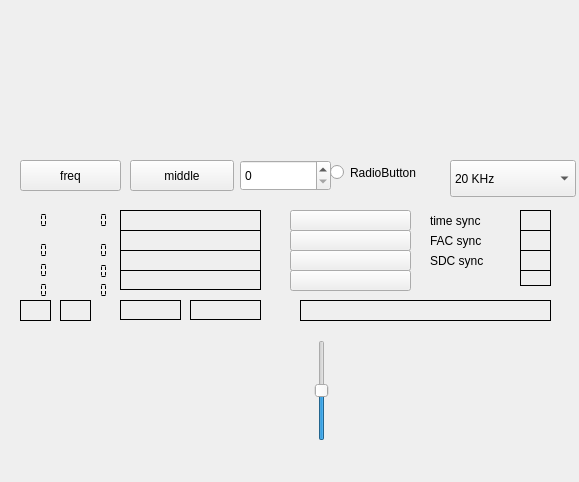
<?xml version="1.0" encoding="UTF-8"?>
<ui version="4.0">
 <class>drmdecoder</class>
 <widget class="QWidget" name="drmdecoder">
  <property name="geometry">
   <rect>
    <x>0</x>
    <y>0</y>
    <width>579</width>
    <height>482</height>
   </rect>
  </property>
  <property name="windowTitle">
   <string>drm decoder</string>
  </property>
  <widget class="QwtPlot" name="equalizerDisplay">
   <property name="geometry">
    <rect>
     <x>10</x>
     <y>340</y>
     <width>291</width>
     <height>121</height>
    </rect>
   </property>
  </widget>
  <widget class="QSlider" name="scopeSlider">
   <property name="geometry">
    <rect>
     <x>310</x>
     <y>340</y>
     <width>24</width>
     <height>101</height>
    </rect>
   </property>
   <property name="value">
    <number>50</number>
   </property>
   <property name="orientation">
    <enum>Qt::Vertical</enum>
   </property>
  </widget>
  <widget class="QwtPlot" name="iqPlotter">
   <property name="geometry">
    <rect>
     <x>340</x>
     <y>330</y>
     <width>191</width>
     <height>131</height>
    </rect>
   </property>
  </widget>
  <widget class="QLabel" name="messageLabel">
   <property name="geometry">
    <rect>
     <x>300</x>
     <y>300</y>
     <width>251</width>
     <height>21</height>
    </rect>
   </property>
   <property name="frameShape">
    <enum>QFrame::Box</enum>
   </property>
   <property name="text">
    <string/>
   </property>
  </widget>
  <widget class="QLabel" name="audioModelabel">
   <property name="geometry">
    <rect>
     <x>190</x>
     <y>300</y>
     <width>71</width>
     <height>20</height>
    </rect>
   </property>
   <property name="frameShape">
    <enum>QFrame::Box</enum>
   </property>
   <property name="text">
    <string/>
   </property>
  </widget>
  <widget class="QLabel" name="modeIndicator">
   <property name="geometry">
    <rect>
     <x>60</x>
     <y>300</y>
     <width>31</width>
     <height>21</height>
    </rect>
   </property>
   <property name="frameShape">
    <enum>QFrame::Box</enum>
   </property>
   <property name="text">
    <string/>
   </property>
  </widget>
  <widget class="QLabel" name="spectrumIndicator">
   <property name="geometry">
    <rect>
     <x>20</x>
     <y>300</y>
     <width>31</width>
     <height>21</height>
    </rect>
   </property>
   <property name="frameShape">
    <enum>QFrame::Box</enum>
   </property>
   <property name="text">
    <string/>
   </property>
  </widget>
  <widget class="QPushButton" name="channel_4">
   <property name="geometry">
    <rect>
     <x>290</x>
     <y>270</y>
     <width>121</width>
     <height>21</height>
    </rect>
   </property>
   <property name="text">
    <string/>
   </property>
  </widget>
  <widget class="QPushButton" name="channel_3">
   <property name="geometry">
    <rect>
     <x>290</x>
     <y>250</y>
     <width>121</width>
     <height>21</height>
    </rect>
   </property>
   <property name="text">
    <string/>
   </property>
  </widget>
  <widget class="QPushButton" name="channel_2">
   <property name="geometry">
    <rect>
     <x>290</x>
     <y>230</y>
     <width>121</width>
     <height>21</height>
    </rect>
   </property>
   <property name="text">
    <string/>
   </property>
  </widget>
  <widget class="QPushButton" name="channel_1">
   <property name="geometry">
    <rect>
     <x>290</x>
     <y>210</y>
     <width>121</width>
     <height>21</height>
    </rect>
   </property>
   <property name="toolTip">
    <string>&lt;html&gt;&lt;head/&gt;&lt;body&gt;&lt;p&gt;Visibility of the button suggests the availability of a DRM channel.&lt;/p&gt;&lt;/body&gt;&lt;/html&gt;</string>
   </property>
   <property name="text">
    <string/>
   </property>
  </widget>
  <widget class="QLCDNumber" name="snrDisplay">
   <property name="geometry">
    <rect>
     <x>70</x>
     <y>280</y>
     <width>41</width>
     <height>20</height>
    </rect>
   </property>
   <property name="toolTip">
    <string>&lt;html&gt;&lt;head/&gt;&lt;body&gt;&lt;p&gt;Estimate of the SNR of the DRM signal.&lt;/p&gt;&lt;/body&gt;&lt;/html&gt;</string>
   </property>
   <property name="frameShape">
    <enum>QFrame::NoFrame</enum>
   </property>
   <property name="frameShadow">
    <enum>QFrame::Plain</enum>
   </property>
   <property name="lineWidth">
    <number>0</number>
   </property>
   <property name="segmentStyle">
    <enum>QLCDNumber::Flat</enum>
   </property>
  </widget>
  <widget class="QLCDNumber" name="angleDisplay">
   <property name="geometry">
    <rect>
     <x>70</x>
     <y>260</y>
     <width>41</width>
     <height>23</height>
    </rect>
   </property>
   <property name="toolTip">
    <string>&lt;html&gt;&lt;head/&gt;&lt;body&gt;&lt;p&gt;Phase angle of the error.&lt;/p&gt;&lt;/body&gt;&lt;/html&gt;</string>
   </property>
   <property name="frameShape">
    <enum>QFrame::NoFrame</enum>
   </property>
   <property name="segmentStyle">
    <enum>QLCDNumber::Flat</enum>
   </property>
  </widget>
  <widget class="QLCDNumber" name="show_small_offset">
   <property name="geometry">
    <rect>
     <x>70</x>
     <y>240</y>
     <width>41</width>
     <height>21</height>
    </rect>
   </property>
   <property name="toolTip">
    <string>&lt;html&gt;&lt;head/&gt;&lt;body&gt;&lt;p&gt;Fine frequency offset as measured by the software (i.e. the offset to the nearest carrier).&lt;/p&gt;&lt;/body&gt;&lt;/html&gt;</string>
   </property>
   <property name="frameShape">
    <enum>QFrame::NoFrame</enum>
   </property>
   <property name="segmentStyle">
    <enum>QLCDNumber::Flat</enum>
   </property>
  </widget>
  <widget class="QLCDNumber" name="show_int_offset">
   <property name="geometry">
    <rect>
     <x>70</x>
     <y>210</y>
     <width>41</width>
     <height>21</height>
    </rect>
   </property>
   <property name="toolTip">
    <string>&lt;html&gt;&lt;head/&gt;&lt;body&gt;&lt;p&gt;&amp;quot;Coarse frequency offset as measured by the software&amp;quot;&lt;/p&gt;&lt;p&gt;&lt;br/&gt;&lt;/p&gt;&lt;/body&gt;&lt;/html&gt;</string>
   </property>
   <property name="frameShape">
    <enum>QFrame::NoFrame</enum>
   </property>
   <property name="segmentStyle">
    <enum>QLCDNumber::Flat</enum>
   </property>
  </widget>
  <widget class="QLCDNumber" name="phaseOffsetDisplay">
   <property name="geometry">
    <rect>
     <x>10</x>
     <y>280</y>
     <width>41</width>
     <height>21</height>
    </rect>
   </property>
   <property name="font">
    <font>
     <family>DejaVu Sans</family>
     <pointsize>8</pointsize>
    </font>
   </property>
   <property name="toolTip">
    <string>&lt;html&gt;&lt;head/&gt;&lt;body&gt;&lt;p&gt;PhaseOffsetDisplay shows the local offset of the frequency as caused by the mousewheeel&lt;/p&gt;&lt;/body&gt;&lt;/html&gt;</string>
   </property>
   <property name="frameShape">
    <enum>QFrame::NoFrame</enum>
   </property>
   <property name="segmentStyle">
    <enum>QLCDNumber::Flat</enum>
   </property>
  </widget>
  <widget class="QLCDNumber" name="clockOffsetDisplay">
   <property name="geometry">
    <rect>
     <x>10</x>
     <y>260</y>
     <width>41</width>
     <height>21</height>
    </rect>
   </property>
   <property name="toolTip">
    <string>&lt;html&gt;&lt;head/&gt;&lt;body&gt;&lt;p&gt;Estimate of the clock offset (measured between successive frames).&lt;/p&gt;&lt;/body&gt;&lt;/html&gt;</string>
   </property>
   <property name="frameShape">
    <enum>QFrame::NoFrame</enum>
   </property>
   <property name="segmentStyle">
    <enum>QLCDNumber::Flat</enum>
   </property>
  </widget>
  <widget class="QLCDNumber" name="timeOffsetDisplay">
   <property name="geometry">
    <rect>
     <x>10</x>
     <y>240</y>
     <width>41</width>
     <height>21</height>
    </rect>
   </property>
   <property name="toolTip">
    <string>&lt;html&gt;&lt;head/&gt;&lt;body&gt;&lt;p&gt;Time offset display, i.e. the &amp;quot;fine&amp;quot; time error.&lt;/p&gt;&lt;/body&gt;&lt;/html&gt;</string>
   </property>
   <property name="frameShape">
    <enum>QFrame::NoFrame</enum>
   </property>
   <property name="segmentStyle">
    <enum>QLCDNumber::Flat</enum>
   </property>
  </widget>
  <widget class="QLCDNumber" name="timeDelayDisplay">
   <property name="geometry">
    <rect>
     <x>10</x>
     <y>210</y>
     <width>41</width>
     <height>21</height>
    </rect>
   </property>
   <property name="toolTip">
    <string>&lt;html&gt;&lt;head/&gt;&lt;body&gt;&lt;p&gt;Time delay, i.e. a measure of the timing error.&lt;/p&gt;&lt;/body&gt;&lt;/html&gt;</string>
   </property>
   <property name="frameShape">
    <enum>QFrame::NoFrame</enum>
   </property>
   <property name="segmentStyle">
    <enum>QLCDNumber::Flat</enum>
   </property>
  </widget>
  <widget class="QLabel" name="faadSyncLabel">
   <property name="geometry">
    <rect>
     <x>520</x>
     <y>270</y>
     <width>31</width>
     <height>16</height>
    </rect>
   </property>
   <property name="toolTip">
    <string>&lt;html&gt;&lt;head/&gt;&lt;body&gt;&lt;p&gt;Faad sync label. Green means that the AAC decoder could decode audio.&lt;/p&gt;&lt;/body&gt;&lt;/html&gt;</string>
   </property>
   <property name="frameShape">
    <enum>QFrame::Box</enum>
   </property>
   <property name="text">
    <string/>
   </property>
  </widget>
  <widget class="QLabel" name="sdcSyncLabel">
   <property name="geometry">
    <rect>
     <x>520</x>
     <y>250</y>
     <width>31</width>
     <height>21</height>
    </rect>
   </property>
   <property name="toolTip">
    <string>&lt;html&gt;&lt;head/&gt;&lt;body&gt;&lt;p&gt;SDC sync label, green means SDC's could be decoded (usually 16 QAM).&lt;/p&gt;&lt;/body&gt;&lt;/html&gt;</string>
   </property>
   <property name="frameShape">
    <enum>QFrame::Box</enum>
   </property>
   <property name="text">
    <string/>
   </property>
  </widget>
  <widget class="QLabel" name="aacDataLabel">
   <property name="geometry">
    <rect>
     <x>120</x>
     <y>270</y>
     <width>141</width>
     <height>20</height>
    </rect>
   </property>
   <property name="frameShape">
    <enum>QFrame::Box</enum>
   </property>
   <property name="text">
    <string/>
   </property>
  </widget>
  <widget class="QLabel" name="label_4">
   <property name="geometry">
    <rect>
     <x>430</x>
     <y>250</y>
     <width>64</width>
     <height>21</height>
    </rect>
   </property>
   <property name="text">
    <string>SDC sync</string>
   </property>
  </widget>
  <widget class="QLabel" name="facSyncLabel">
   <property name="geometry">
    <rect>
     <x>520</x>
     <y>230</y>
     <width>31</width>
     <height>21</height>
    </rect>
   </property>
   <property name="toolTip">
    <string>&lt;html&gt;&lt;head/&gt;&lt;body&gt;&lt;p&gt;FAC sync label, Green means that FAC's could be decoded (easy, often 4QAM).&lt;/p&gt;&lt;/body&gt;&lt;/html&gt;</string>
   </property>
   <property name="frameShape">
    <enum>QFrame::Box</enum>
   </property>
   <property name="text">
    <string/>
   </property>
  </widget>
  <widget class="QLabel" name="label_3">
   <property name="geometry">
    <rect>
     <x>430</x>
     <y>230</y>
     <width>66</width>
     <height>21</height>
    </rect>
   </property>
   <property name="text">
    <string>FAC sync</string>
   </property>
  </widget>
  <widget class="QLabel" name="timeSyncLabel">
   <property name="geometry">
    <rect>
     <x>520</x>
     <y>210</y>
     <width>31</width>
     <height>21</height>
    </rect>
   </property>
   <property name="toolTip">
    <string>&lt;html&gt;&lt;head/&gt;&lt;body&gt;&lt;p&gt;Time sync label, green means time synchronization is OK.&lt;/p&gt;&lt;/body&gt;&lt;/html&gt;</string>
   </property>
   <property name="frameShape">
    <enum>QFrame::Box</enum>
   </property>
   <property name="text">
    <string/>
   </property>
  </widget>
  <widget class="QLabel" name="label_2">
   <property name="geometry">
    <rect>
     <x>430</x>
     <y>210</y>
     <width>66</width>
     <height>21</height>
    </rect>
   </property>
   <property name="text">
    <string>time sync</string>
   </property>
  </widget>
  <widget class="QLabel" name="timeLabel">
   <property name="geometry">
    <rect>
     <x>120</x>
     <y>230</y>
     <width>141</width>
     <height>21</height>
    </rect>
   </property>
   <property name="frameShape">
    <enum>QFrame::Box</enum>
   </property>
   <property name="text">
    <string/>
   </property>
  </widget>
  <widget class="QLabel" name="countryLabel">
   <property name="geometry">
    <rect>
     <x>120</x>
     <y>210</y>
     <width>141</width>
     <height>21</height>
    </rect>
   </property>
   <property name="frameShape">
    <enum>QFrame::Box</enum>
   </property>
   <property name="text">
    <string/>
   </property>
  </widget>
  <widget class="QLabel" name="programTypeLabel">
   <property name="geometry">
    <rect>
     <x>120</x>
     <y>250</y>
     <width>141</width>
     <height>21</height>
    </rect>
   </property>
   <property name="frameShape">
    <enum>QFrame::Box</enum>
   </property>
   <property name="text">
    <string/>
   </property>
  </widget>
  <widget class="QLabel" name="datacoding">
   <property name="geometry">
    <rect>
     <x>120</x>
     <y>300</y>
     <width>61</width>
     <height>20</height>
    </rect>
   </property>
   <property name="frameShape">
    <enum>QFrame::Box</enum>
   </property>
   <property name="text">
    <string/>
   </property>
  </widget>
  <widget class="QwtPlot" name="qwtPlot">
   <property name="geometry">
    <rect>
     <x>0</x>
     <y>10</y>
     <width>311</width>
     <height>131</height>
    </rect>
   </property>
  </widget>
  <widget class="QwtPlot" name="qwtPlot_2">
   <property name="geometry">
    <rect>
     <x>310</x>
     <y>10</y>
     <width>251</width>
     <height>131</height>
    </rect>
   </property>
  </widget>
  <widget class="QPushButton" name="pushButton">
   <property name="geometry">
    <rect>
     <x>20</x>
     <y>160</y>
     <width>101</width>
     <height>31</height>
    </rect>
   </property>
   <property name="text">
    <string>freq</string>
   </property>
  </widget>
  <widget class="QPushButton" name="pushButton_2">
   <property name="geometry">
    <rect>
     <x>130</x>
     <y>160</y>
     <width>104</width>
     <height>31</height>
    </rect>
   </property>
   <property name="text">
    <string>middle</string>
   </property>
  </widget>
  <widget class="QRadioButton" name="radioButton">
   <property name="geometry">
    <rect>
     <x>330</x>
     <y>160</y>
     <width>113</width>
     <height>25</height>
    </rect>
   </property>
   <property name="text">
    <string>RadioButton</string>
   </property>
  </widget>
  <widget class="QSpinBox" name="spinBox">
   <property name="geometry">
    <rect>
     <x>240</x>
     <y>160</y>
     <width>91</width>
     <height>31</height>
    </rect>
   </property>
  </widget>
  <widget class="QComboBox" name="filterSelector">
   <property name="geometry">
    <rect>
     <x>450</x>
     <y>160</y>
     <width>126</width>
     <height>37</height>
    </rect>
   </property>
   <item>
    <property name="text">
     <string>20 KHz</string>
    </property>
   </item>
   <item>
    <property name="text">
     <string>10 KHz</string>
    </property>
   </item>
  </widget>
 </widget>
 <customwidgets>
  <customwidget>
   <class>QwtPlot</class>
   <extends>QFrame</extends>
   <header>qwt_plot.h</header>
  </customwidget>
 </customwidgets>
 <resources/>
 <connections/>
</ui>
